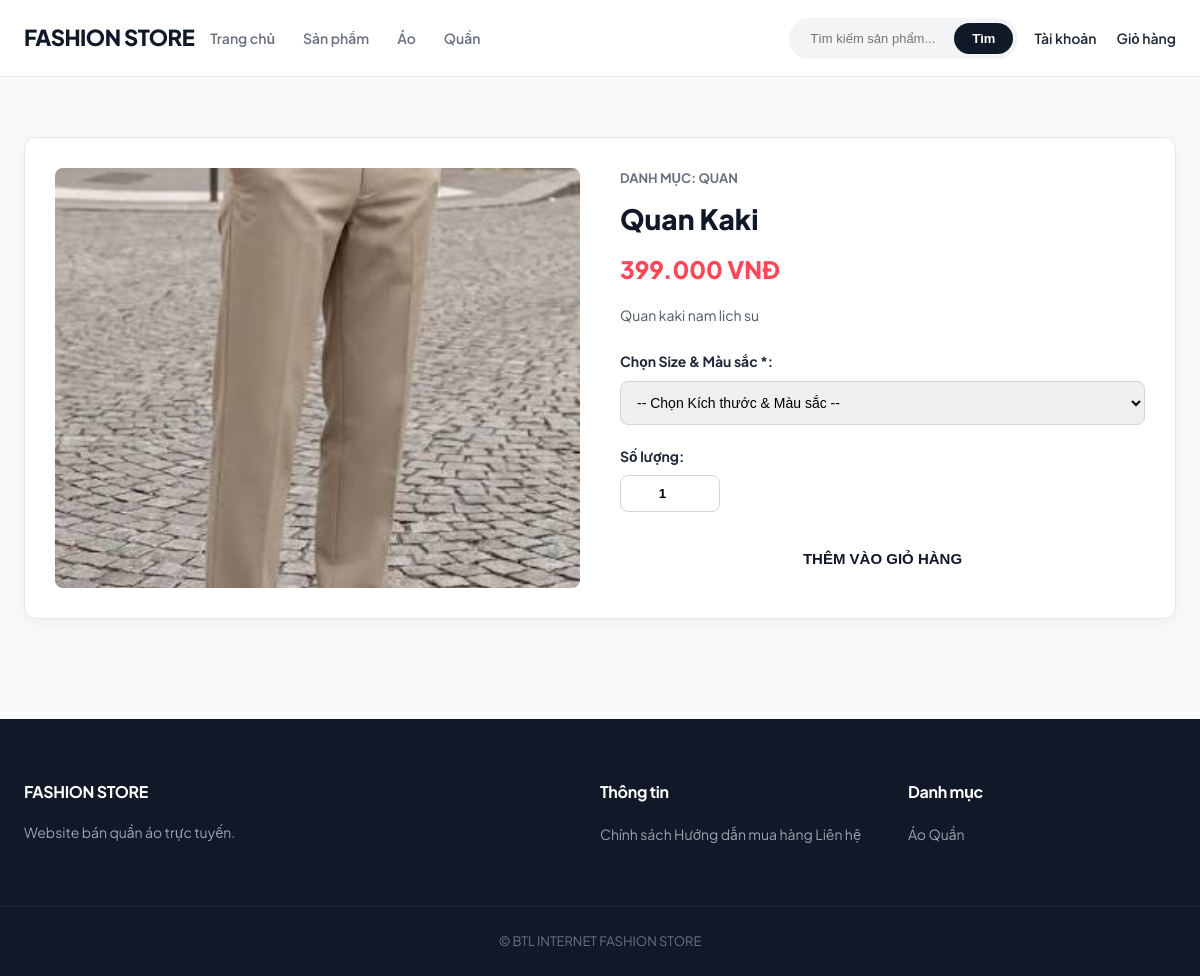
Screenshot of /products/detail.php?id=7 with the database file from the repository.
### tables this page shows
CREATE TABLE san_pham (
    id_san_pham INT AUTO_INCREMENT PRIMARY KEY,
    id_danh_muc INT NOT NULL,
    ten_san_pham VARCHAR(150) NOT NULL,
    mo_ta TEXT,
    gia_co_ban DECIMAL(12,2) NOT NULL,
    hinh_anh VARCHAR(255),
    trang_thai TINYINT DEFAULT 1,
    ngay_tao DATETIME DEFAULT CURRENT_TIMESTAMP,
    ngay_cap_nhat DATETIME DEFAULT CURRENT_TIMESTAMP
        ON UPDATE CURRENT_TIMESTAMP,

    FOREIGN KEY (id_danh_muc)
        REFERENCES danh_muc(id_danh_muc)
);

CREATE TABLE danh_muc (
    id_danh_muc INT AUTO_INCREMENT PRIMARY KEY,
    ten_danh_muc VARCHAR(100) NOT NULL,
    mo_ta TEXT,
    trang_thai TINYINT DEFAULT 1
);

### config.php (called while the page is built, shortened)
<?php
$base_url = '/fashion_store';
?>

### products/detail.php (the view, shortened to what this page needs)
<?php
require_once "../config.php";
$id_san_pham = isset($_GET['id']) ? (int)$_GET['id'] : 0;
$stmt = $conn->prepare("SELECT sp.*, dm.ten_danh_muc
                        FROM san_pham sp
                        JOIN danh_muc dm ON sp.id_danh_muc = dm.id_danh_muc
                        WHERE sp.id_san_pham = ? AND sp.trang_thai = 1");
$stmt->execute([$id_san_pham]);
$product = $stmt->fetch(PDO::FETCH_ASSOC);
$sql_variant = "SELECT bt.*, kt.ten_kich_thuoc, ms.ten_mau_sac, ms.ma_mau
                FROM bien_the_san_pham bt
                JOIN kich_thuoc kt ON bt.id_kich_thuoc = kt.id_kich_thuoc
                JOIN mau_sac ms ON bt.id_mau_sac = ms.id_mau_sac
                WHERE bt.id_san_pham = ? AND bt.so_luong_ton > 0";
$stmt_variant = $conn->prepare($sql_variant);
$stmt_variant->execute([$id_san_pham]);
$variants = $stmt_variant->fetchAll(PDO::FETCH_ASSOC);
require_once "../header.php";
?>
<div class="container section">
    <div style="display: grid; grid-template-columns: 1fr 1fr; gap: 40px; background: #fff; padding: 30px; border-radius: 12px; border: 1px solid #e5e7eb; box-shadow: 0 4px 20px rgba(0,0,0,0.05);">
        <div style="height: 420px; background: #f3f4f6; border-radius: 8px; overflow: hidden;">
            <img src="<?= $base_url ?>/images/products/<?= htmlspecialchars($product['hinh_anh']) ?>"
                 alt="<?= htmlspecialchars($product['ten_san_pham']) ?>"
                 style="width: 100%; height: 100%; object-fit: cover;"
                 onerror="this.src='https://via.placeholder.com/400x400?text=No+Image'">
        </div>
        <div>
            <p style="color: #6b7280; font-size: 13px; font-weight: 700; text-transform: uppercase;">
                Danh mục: <?= htmlspecialchars($product['ten_danh_muc']) ?>
            </p>
            <h1 style="font-size: 28px; font-weight: 800; margin: 8px 0; color: #111827;">
                <?= htmlspecialchars($product['ten_san_pham']) ?>
            </h1>
            <p style="font-size: 24px; font-weight: 800; color: #ff4757; margin-bottom: 16px;">
                <?= number_format($product['gia_co_ban'], 0, ',', '.') ?> VNĐ
            </p>
            <p style="color: #4b5563; font-size: 14px; line-height: 1.6; margin-bottom: 24px;">
                <?= nl2br(htmlspecialchars($product['mo_ta'])) ?>
            </p>
            <form action="<?= $base_url ?>/cart/add.php" method="POST">
                <div style="margin-bottom: 20px;">
                    <label style="font-weight: 700; font-size: 14px; display: block; margin-bottom: 8px;">
                        Chọn Size & Màu sắc *:
                    </label>
                    <?php if (!empty($variants)): ?>
                        <select name="id_bien_the" required style="width: 100%; padding: 12px; border: 1px solid #d1d5db; border-radius: 8px; outline: none; font-size: 14px;">
                            <option value="">-- Chọn Kích thước & Màu sắc --</option>
                        </select>
                    <?php else: ?>
                        <p style="color: #ff4757; font-size: 14px; font-weight: 600;">Sản phẩm hiện tại đã hết hàng.</p>
                    <?php endif; ?>
                </div>
                <div style="margin-bottom: 24px;">
                    <label style="font-weight: 700; font-size: 14px; display: block; margin-bottom: 8px;">Số lượng:</label>
                    <input type="number" name="so_luong" value="1" min="1" style="width: 100px; padding: 10px; border: 1px solid #d1d5db; border-radius: 8px; outline: none; text-align: center; font-weight: 600;">
                </div>
                <?php if (!empty($variants)): ?>
                    <button type="submit" class="btn" style="width: 100%; border: none; cursor: pointer; text-align: center; font-size: 15px;">
                        THÊM VÀO GIỎ HÀNG
                    </button>
                <?php endif; ?>
            </form>
        </div>
    </div>
</div>
<?php require_once "../footer.php"; ?>

### css/style.css (style rules this page uses)
:root { --primary-color: #111827; --accent-color: #ff4757; --bg-light: #f9fafb; --bg-white: #ffffff; --text-main: #1f2937; --text-muted: #6b7280; --border-color: #e5e7eb; --radius-sm: 8px; --radius-md: 12px; --radius-lg: 16px; --shadow-sm: 0 1px 3px rgba(0, 0, 0, 0.05); --shadow-md: 0 4px 20px -2px rgba(0, 0, 0, 0.08); --transition: all 0.3s cubic-bezier(0.4, 0, 0.2, 1); }
* { margin: 0; padding: 0; box-sizing: border-box; }
body { font-family: "Plus Jakarta Sans", -apple-system, BlinkMacSystemFont, sans-serif; background-color: var(--bg-light); color: var(--text-main); line-height: 1.6; }
img { max-width: 100%; display: block; }
.btn { display: inline-block; padding: 14px 32px; background-color: var(--bg-white); color: var(--primary-color); font-weight: 700; font-size: 14px; border-radius: 50px; box-shadow: 0 10px 25px rgba(255, 255, 255, 0.1); }
.container { max-width: 1200px; margin: auto; padding: 0 24px; }
.section { margin: 60px 0; }

### rows the page displays
san_pham: hinh_anh (picture), id_danh_muc.ten_danh_muc "QUAN", ten_san_pham "Quan Kaki", gia_co_ban "399.000", mo_ta "Quan kaki nam lich su"
